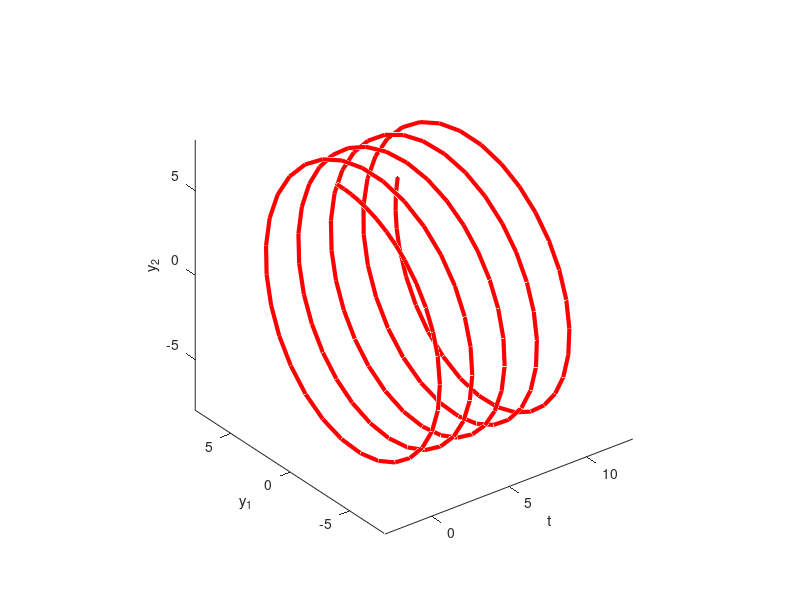

This figure's MATLAB source: (Note: this script raises an error after producing the figure.)
% Solution of oscillation ODE: Visualization in 3-D
A=[0,-3;3,0];
[V,D]=eig(A)
rhsf =@(t,y) (A*y);
y0=[0;8];
tspan =[0 10];
options=odeset ('InitialStep', 0.099);
[t,sol] = ode45(rhsf, tspan, y0, options);
hold on
line(t,sol(:,1),sol(:,2), 'linewidth', 3, 'color', 'red', 'marker', '.')
view(3)
axis vis3d equal
xlabel('t');ylabel('y_1');zlabel('y_2');
fig2clip